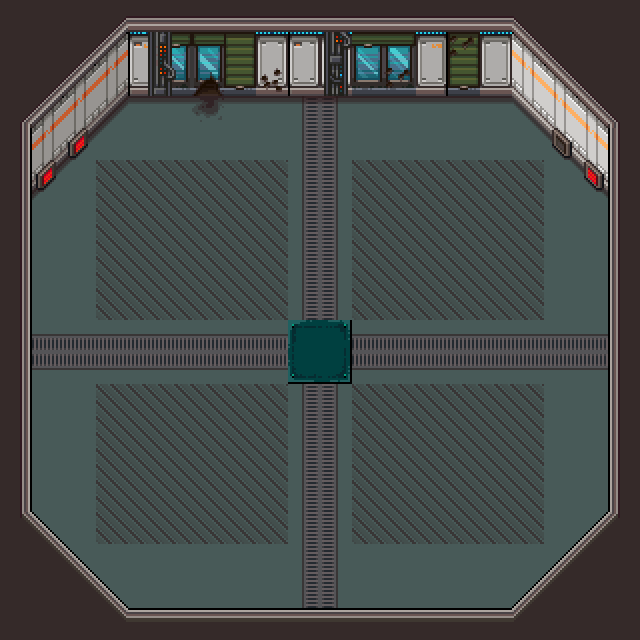

Rendered tile map (Tiled .tmx) drawn with the repository's tilesets; below, a short description and the map source with its tile grids summarised:
An orthogonal 20x20 tile map with 32x32 px tiles, 3 tile layers (Ground, Map, Object), 6 tilesets and 344 objects (BossDoor).

<map version="1.9" tiledversion="1.9.2" orientation="orthogonal" renderorder="left-down" width="20" height="20" tilewidth="32" tileheight="32" infinite="0" nextlayerid="13" nextobjectid="527">
 <editorsettings>
  <export target="CyberBoss.json" format="json" />
 </editorsettings>
 <tileset firstgid="1" name="Low-TownD" tilewidth="32" tileheight="32" tilecount="256" columns="16">
  <image source="../images/32CyberPop Vexed/Low-TownD.png" width="512" height="512" />
 </tileset>
 <tileset firstgid="257" name="Tileset" tilewidth="32" tileheight="32" tilecount="165" columns="15">
  <image source="../images/Add16x2/Tileset.png" width="480" height="352" />
 </tileset>
 <tileset firstgid="422" name="CP_WallsA4" tilewidth="32" tileheight="32" tilecount="208" columns="13">
  <image source="../images/32CyberPop Vexed/CP_WallsA4.png" width="416" height="512" />
 </tileset>
 <tileset firstgid="630" name="Mid-TownA5" tilewidth="32" tileheight="32" tilecount="152" columns="8">
  <image source="../images/32CyberPop Vexed/Mid-TownA5.png" width="256" height="608" />
 </tileset>
 <tileset firstgid="782" name="Mid-TownD" tilewidth="32" tileheight="32" tilecount="256" columns="16">
  <image source="../images/32CyberPop Vexed/Mid-TownD.png" width="512" height="512" />
 </tileset>
 <tileset firstgid="1038" name="Low-TownB" tilewidth="32" tileheight="32" tilecount="256" columns="16">
  <image source="../images/32CyberPop Vexed/Low-TownB.png" width="512" height="512" />
 </tileset>
 <layer id="3" name="Ground" width="20" height="20" locked="1">
  <data>[400 cells, 400 non-empty, 16 distinct tile ids]</data>
 </layer>
 <layer id="1" name="Map" width="20" height="20" locked="1">
  <data>[400 cells, 138 non-empty, 44 distinct tile ids]</data>
 </layer>
 <layer id="2" name="Object" width="20" height="20" locked="1">
  <data>[400 cells, 14 non-empty, 12 distinct tile ids]</data>
 </layer>
 <objectgroup id="8" name="UserPosition" locked="1">
  <object id="77" x="319.667" y="482">
   <properties>
    <property name="Position" value="0" />
   </properties>
   <point />
  </object>
 </objectgroup>
 <objectgroup id="7" name="BossPosition">
  <object id="143" x="320.833" y="303.833">
   <properties>
    <property name="Position" value="0" />
   </properties>
   <point />
  </object>
 </objectgroup>
 <objectgroup id="12" name="Event">
  <object id="526" name="BossDoor" x="320" y="608.5">
   <properties>
    <property name="EventId" value="boss_door_2_1" />
    <property name="ObjectId" value="11" />
   </properties>
  </object>
 </objectgroup>
 <objectgroup id="6" name="Wall" locked="1">
  <object id="1" x="129.463" y="608.91" width="381.545" height="17" />
  <object id="2" x="129.727" y="71" width="381.545" height="17" />
  <object id="3" x="607.227" y="182.833" width="21.545" height="329.667" />
  <object id="4" x="9.2275" y="182.167" width="21.545" height="330.333" />
  <object id="5" x="28.7273" y="522.182">
   <ellipse />
  </object>
  <object id="6" x="35.8182" y="529.455">
   <ellipse />
  </object>
  <object id="7" x="43.0909" y="536.364">
   <ellipse />
  </object>
  <object id="8" x="49.8182" y="543.636">
   <ellipse />
  </object>
  <object id="9" x="57.0909" y="550.909">
   <ellipse />
  </object>
  <object id="10" x="63.8182" y="558.182">
   <ellipse />
  </object>
  <object id="11" x="71.0909" y="565.455">
   <ellipse />
  </object>
  <object id="12" x="78.3637" y="572">
   <ellipse />
  </object>
  <object id="13" x="85.4546" y="579.273">
   <ellipse />
  </object>
  <object id="14" x="92.7273" y="586.182">
   <ellipse />
  </object>
  <object id="15" x="99.4546" y="593.454">
   <ellipse />
  </object>
  <object id="16" x="106.727" y="600.727">
   <ellipse />
  </object>
  <object id="17" x="113.455" y="608">
   <ellipse />
  </object>
  <object id="18" x="120.727" y="615.273">
   <ellipse />
  </object>
  <object id="19" x="520.364" y="81.8181">
   <ellipse />
  </object>
  <object id="20" x="527.455" y="89.0911">
   <ellipse />
  </object>
  <object id="21" x="534.728" y="96.0001">
   <ellipse />
  </object>
  <object id="22" x="541.455" y="103.272">
   <ellipse />
  </object>
  <object id="23" x="548.728" y="110.545">
   <ellipse />
  </object>
  <object id="24" x="555.455" y="117.818">
   <ellipse />
  </object>
  <object id="25" x="562.728" y="125.091">
   <ellipse />
  </object>
  <object id="26" x="570" y="131.636">
   <ellipse />
  </object>
  <object id="27" x="577.091" y="138.909">
   <ellipse />
  </object>
  <object id="28" x="584.364" y="145.818">
   <ellipse />
  </object>
  <object id="29" x="591.091" y="153.09">
   <ellipse />
  </object>
  <object id="30" x="598.364" y="160.363">
   <ellipse />
  </object>
  <object id="31" x="605.092" y="167.636">
   <ellipse />
  </object>
  <object id="32" x="612.364" y="174.909">
   <ellipse />
  </object>
  <object id="33" x="521.25" y="612.5">
   <ellipse />
  </object>
  <object id="34" x="529.25" y="604.75">
   <ellipse />
  </object>
  <object id="35" x="535.75" y="598.5">
   <ellipse />
  </object>
  <object id="36" x="543" y="590.75">
   <ellipse />
  </object>
  <object id="37" x="549.5" y="584">
   <ellipse />
  </object>
  <object id="38" x="557.25" y="577">
   <ellipse />
  </object>
  <object id="39" x="563.5" y="570.25">
   <ellipse />
  </object>
  <object id="40" x="571.25" y="562.25">
   <ellipse />
  </object>
  <object id="41" x="578.25" y="556.5">
   <ellipse />
  </object>
  <object id="42" x="586.25" y="548.75">
   <ellipse />
  </object>
  <object id="43" x="592.75" y="542.5">
   <ellipse />
  </object>
  <object id="44" x="600" y="534.75">
   <ellipse />
  </object>
  <object id="45" x="606.5" y="528">
   <ellipse />
  </object>
  <object id="46" x="614.25" y="521">
   <ellipse />
  </object>
  <object id="63" x="25.875" y="177.5">
   <ellipse />
  </object>
  <object id="64" x="33.875" y="169.75">
   <ellipse />
  </object>
  <object id="65" x="40.375" y="163.5">
   <ellipse />
  </object>
  <object id="66" x="47.625" y="155.75">
   <ellipse />
  </object>
  <object id="67" x="54.125" y="149">
   <ellipse />
  </object>
  <object id="68" x="61.875" y="142">
   <ellipse />
  </object>
  <object id="69" x="68.125" y="135.25">
   <ellipse />
  </object>
  <object id="70" x="75.875" y="127.25">
   <ellipse />
  </object>
  <object id="71" x="82.875" y="121.5">
   <ellipse />
  </object>
  <object id="72" x="90.875" y="113.75">
   <ellipse />
  </object>
  <object id="73" x="97.375" y="107.5">
   <ellipse />
  </object>
  <object id="74" x="104.625" y="99.75">
   <ellipse />
  </object>
  <object id="75" x="111.125" y="93">
   <ellipse />
  </object>
  <object id="76" x="118.875" y="86">
   <ellipse />
  </object>
 </objectgroup>
 <objectgroup id="11" name="BossAttack3" visible="0" locked="1">
  <object id="142" x="320" y="352">
   <point />
  </object>
 </objectgroup>
 <objectgroup id="9" name="BossAttack2" visible="0" locked="1">
  <object id="80" x="320.242" y="91.2424" width="285.333" height="260.667">
   <properties>
    <property name="Id" value="2" />
   </properties>
  </object>
  <object id="83" x="34.3636" y="91.2727" width="285.333" height="260.667">
   <properties>
    <property name="Id" value="1" />
   </properties>
  </object>
  <object id="84" x="320.303" y="352.409" width="285.333" height="260.667">
   <properties>
    <property name="Id" value="4" />
   </properties>
  </object>
  <object id="85" x="34.3337" y="352.409" width="285.333" height="260.667">
   <properties>
    <property name="Id" value="3" />
   </properties>
  </object>
 </objectgroup>
 <objectgroup id="10" name="BossAttack1" visible="0">
  <!-- 276 objects omitted --></objectgroup>
</map>
<!-- 276 of 344 objects omitted -->
